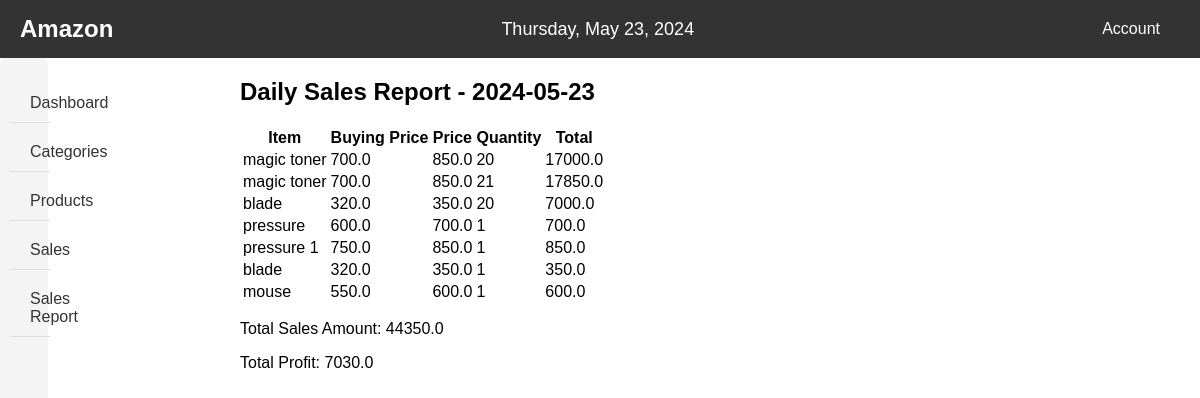
The page /daily_sales on the database its author committed.
### app.py (models this page shows, shortened)
class Sale(db.Model):
    id = db.Column(db.Integer, primary_key=True)
    item = db.Column(db.String(100), nullable=False)
    price = db.Column(db.Float, nullable=False)
    quantity = db.Column(db.Integer, nullable=False)
    total = db.Column(db.Float, nullable=False)
    date = db.Column(db.Date, nullable=False)
    product_id = db.Column(db.Integer, db.ForeignKey('product.id'))  # Add a foreign key to the Product model
    product = db.relationship('Product', backref=db.backref('sales', lazy=True))  # Establish a one-to-many relationship

class Product(db.Model):
    id = db.Column(db.Integer, primary_key=True)
    name = db.Column(db.String(100), nullable=False)
    category_id = db.Column(db.Integer, db.ForeignKey('category.id'), nullable=True, default=None)  # Default to None
    quantity = db.Column(db.Integer, nullable=False)
    buying_price = db.Column(db.Float, nullable=False)
    selling_price = db.Column(db.Float, nullable=False)
    date_added = db.Column(db.Date, nullable=False, default=datetime.utcnow)
    category = db.relationship('Category', backref=db.backref('products', lazy=True))

### app.py (the view)
@app.route('/daily_sales')
def daily_sales():
    current_date = date.today()
    sales = db.session.query(Sale, Product).filter(Sale.date == current_date).join(Product).all()
    sales_data = []
    for sale, product in sales:
        sale_data = {
            'id': sale.id,
            'item': sale.item,
            'price': sale.price,
            'quantity': sale.quantity,
            'total': sale.total,
            'date': sale.date,
            'product_name': product.name,
            'buying_price': product.buying_price if product else None
        }
        sales_data.append(sale_data)
    total_sales_amount = sum(sale.total for sale, _ in sales)
    total_profit = 0
    for sale, product in sales:
        if product and product.buying_price:
            total_profit += sale.total - (product.buying_price * sale.quantity)
    return render_template('daily_sales_report.html',
                           sales=sales_data,
                           total_sales_amount=total_sales_amount,
                           total_profit=total_profit,
                           current_date=current_date)

### templates/daily_sales_report.html (shortened to what this page needs)
<!DOCTYPE html>
<html lang="en">
<head>
    <link rel="stylesheet" href="../static/css/daily_sales.css">
</head>
<body>
    <header>
        <div class="header-left">
            <div class="logo">
                <h1>Amazon</h1>
            </div>
        </div>
        <div class="header-middle">
            <div class="date">
            </div>
        </div>
        <div class="header-right">
            <div class="dropdown">
                <button class="dropbtn">Account</button>
            </div>
        </div>
    </header>
    <main>
        <div class="sections-container">
            <aside>
                <nav class="section1">
                    <ul>
                        <li><a href="{{ url_for('admin_dashboard') }}">Dashboard</a></li>
                        <li class="dropdown" id="categoriesDropdown">
                            <a href="#">Categories</a>
                        </li>
                        <li class="dropdown">
                            <a href="#">Products</a>
                        </li>
                        <li class="dropdown">
                            <a href="#">Sales</a>
                        </li>
                        <li class="dropdown">
                            <a href="#">Sales Report</a>
                        </li>
                    </ul>
                </nav>
            </aside>
            <article>
                <h1>Daily Sales Report - {{ current_date }}</h1>
                <table>
                    <thead>
                        <tr>
                            <th>Item</th>
                            <th>Buying Price</th>
                            <th>Price</th>
                            <th>Quantity</th>
                            <th>Total</th>
                        </tr>
                    </thead>
                    <tbody>
                        {% for sale in sales %}
                        <tr>
                            <td>{{ sale.item }}</td>
                            <td>{{ sale.buying_price }}</td>
                            <td>{{ sale.price }}</td>
                            <td>{{ sale.quantity }}</td>
                            <td>{{ sale.total }}</td>
                        </tr>
                        {% endfor %}
                    </tbody>
                </table>
                <p>Total Sales Amount: {{ total_sales_amount }}</p>
                <p>Total Profit: {{ total_profit }}</p>
            </article>
        </div>
    </main>
</body>
</html>

### static/css/daily_sales.css (style rules this page uses)
body { font-family: Arial, sans-serif; margin: 0; padding: 0; }
header { background-color: #333; color: #fff; padding: 10px 20px; display: flex; justify-content: space-between; align-items: center; }
.logo h1 { margin: 0; padding: 0; font-size: 24px; }
.header-middle { flex-grow: 1; text-align: center; }
.date { margin: 0; padding: 0; font-size: 18px; }
.dropdown { position: relative; display: inline-block; }
.dropbtn { background-color: #333; color: white; padding: 10px 20px; font-size: 16px; border: none; cursor: pointer; }
nav { background-color: #f4f4f4; padding: 10px; border-radius: 5px; width: calc(20% - 20px); min-height: 100vh; margin-right: 20px; }
nav ul { list-style-type: none; padding: 0; display: flex; flex-direction: column; }
nav ul li { margin-bottom: 10px; padding: 10px 20px; border-bottom: 1px solid #ddd; }
nav ul li a { text-decoration: none; color: #333; }
.sections-container { display: flex; }
aside { width: 20%; }
article { width: 80%; }

### rows shown on the page
Sale: item "magic toner", buying_price "700.0", price "850.0", quantity "20", total "17000.0"
Sale: item "magic toner", price "850.0", total "17850.0"
Product: buying_price "700.0"
Sale: item "blade", buying_price "320.0", price "350.0", quantity "20", total "7000.0"
Sale: item "pressure", buying_price "600.0", price "700.0", quantity "1", total "700.0"
Sale: item "pressure 1", buying_price "750.0", price "850.0", quantity "1", total "850.0"
Sale: item "blade", price "350.0", total "350.0"
Product: buying_price "320.0"
Sale: item "mouse", buying_price "550.0", price "600.0", quantity "1", total "600.0"

### other values the page prints
{{ sale.quantity }} "21" "1"
{{ total_sales_amount }} "44350.0"
{{ total_profit }} "7030.0"
